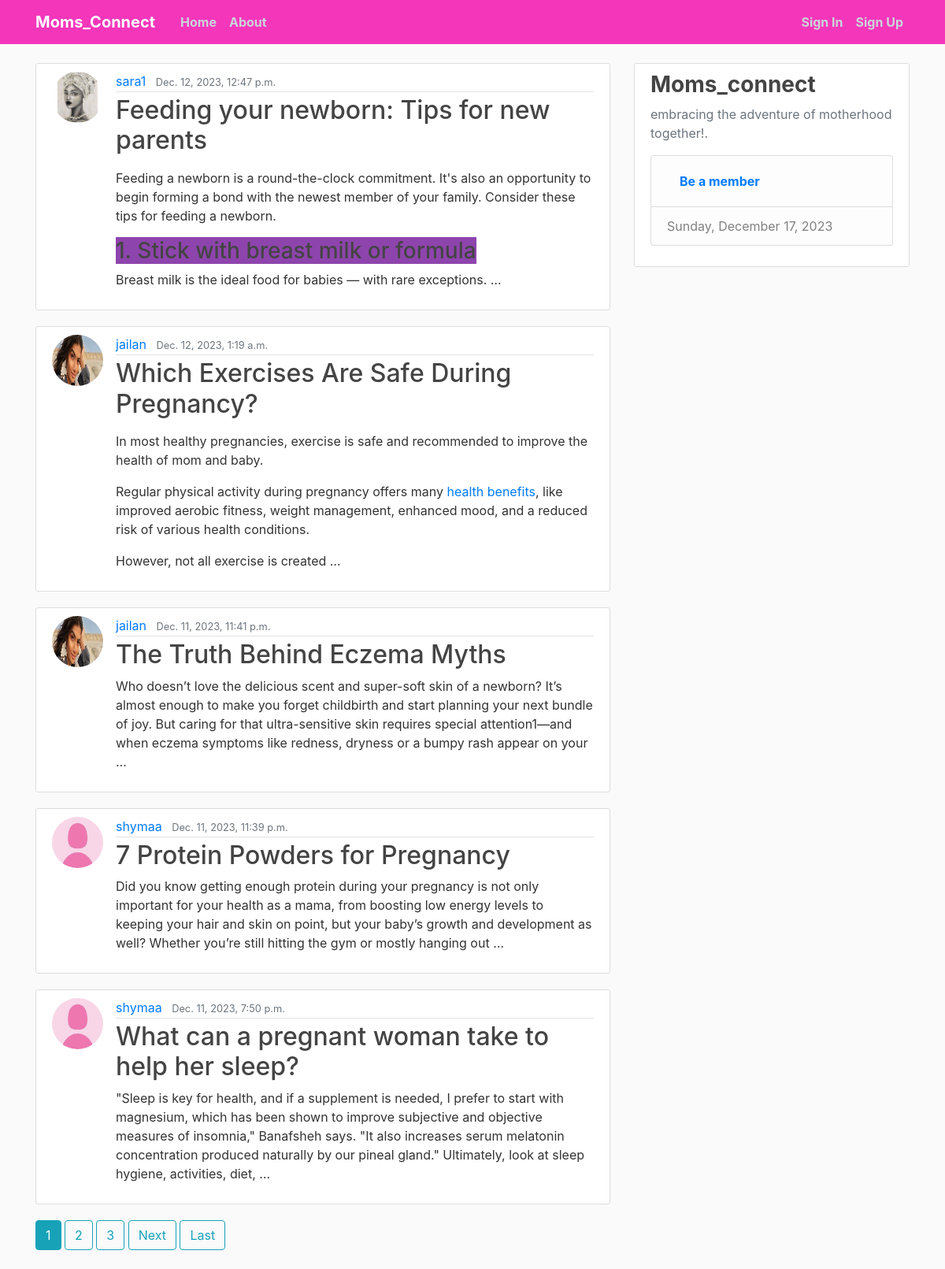
The page / on the database its author committed.
### blog/models.py (models this page shows, shortened)
class Post(models.Model):
    title = models.CharField(max_length=200)
    content = RichTextField(blank=True, null=True)
    date_posted = models.DateTimeField(default=timezone.now)
    author = models.ForeignKey(User, on_delete=models.CASCADE)

### users/models.py (models this page shows, shortened)
class Profile(models.Model):
    user = models.OneToOneField(User, on_delete=models.CASCADE)
    Bio = models.CharField(max_length=1000, blank=True)
    image = models.ImageField(default='default.jpg', upload_to='profile_photos')

### blog/views.py (the view)
# urls.py: path('', PostListView.as_view(), name='blog-home'),
class PostListView(ListView):
    model = Post
    template_name = 'blog/home.html'
    context_object_name = 'posts'
    ordering = ['-date_posted']
    paginate_by = 5

### templates/blog/home.html (shortened to what this page needs)
{% extends "base.html" %}
{% block content %}
    {% for post in posts %}
    <article class="media content-section">
      <img class="rounded-circle article-img" src="{{ post.author.profile.image.url }}">
        <div class="media-body">
          <div class="article-metadata">
            <a class="mr-2" href="{% url 'blog-user-posts' post.author.username %}">{{ post.author }}</a>
            <small class="text-muted">{{ post.date_posted }}</small>
          </div>
          <h2><a class="article-title" href="{% url 'blog-post-detail' post.id %}">{{ post.title }}</a></h2>
          <p class="article-content">{{ post.content|truncatewords:50|safe }}</p>
        </div>
    </article>
    {% endfor %}
    {% if is_paginated %}
    {% for num in page_obj.paginator.page_range %}
        {% if page_obj.number == num %}
          <a class="btn btn-info mb-4" href="?page={{ num }}">{{ num }}</a>
        {% elif num > page_obj.number|add:'-3' and num < page_obj.number|add:'3' %}
          <a class="btn btn-outline-info mb-4" href="?page={{ num }}">{{ num }}</a>
        {% endif %}
      {% endfor %}
      {% if page_obj.has_next %}
        <a class="btn btn-outline-info mb-4" href="?page={{ page_obj.next_page_number }}">Next</a>
        <a class="btn btn-outline-info mb-4" href="?page={{ page_obj.paginator.num_pages }}">Last</a>
      {% endif %}
    {% endif %}
{% endblock content %}

### Mommyblog/static/css/main.css (style rules this page uses)
body { background: #fafafa; color: #333333; margin-top: 5rem; }
h1, h2, h3, h4, h5, h6 { color: #444444; }
.content-section { background: #ffffff; padding: 10px 20px; border: 1px solid #dddddd; border-radius: 3px; margin-bottom: 20px; }
.article-title { color: #444444; }
.article-content { white-space: pre-line; }
.article-img { height: 65px; width: 65px; margin-right: 16px; }
.article-metadata { padding-bottom: 1px; margin-bottom: 4px; border-bottom: 1px solid #e3e3e3 }

### templates/base.html (style rules this page uses)
body { background-image: url("https://img.pikbest.com/backgrounds/20220119/mother-baby-gynecology-woman-pink_6245648.jpg!sw800"); background-size: cover; background-repeat: no-repeat; background-attachment: fixed; }

### rows shown on the page
Post: author.profile.image (picture), author "sara1", date_posted "Dec. 12, 2023, 12:47 p.m.", title "Feeding your newborn: Tips for new parents", content "Feeding a newborn is a round-the-clock commitment. It's also an opportunity to begin forming a bond with the newest member of your family. Consider these tips for feeding a newborn. 1. Stick with breast milk or formula Breast milk is the ideal food for babies — with rare exceptions. …"
Post: author.profile.image (picture), author "jailan", date_posted "Dec. 12, 2023, 1:19 a.m.", title "Which Exercises Are Safe During Pregnancy?", content "In most healthy pregnancies, exercise is safe and recommended to improve the health of mom and baby. Regular physical activity during pregnancy offers many health benefits , like improved aerobic fitness, weight management, enhanced mood, and a reduced risk of various health conditions. However, not all exercise is created …"
Post: author.profile.image (picture), author "jailan", date_posted "Dec. 11, 2023, 11:41 p.m.", title "The Truth Behind Eczema Myths", content "Who doesn’t love the delicious scent and super-soft skin of a newborn? It’s almost enough to make you forget childbirth and start planning your next bundle of joy. But caring for that ultra-sensitive skin requires special attention1—and when eczema symptoms like redness, dryness or a bumpy rash appear on your …"
Post: author.profile.image (placeholder picture), author "shymaa", date_posted "Dec. 11, 2023, 11:39 p.m.", title "7 Protein Powders for Pregnancy", content "Did you know getting enough protein during your pregnancy is not only important for your health as a mama, from boosting low energy levels to keeping your hair and skin on point, but your baby’s growth and development as well? Whether you’re still hitting the gym or mostly hanging out …"
Post: author.profile.image (placeholder picture), author "shymaa", date_posted "Dec. 11, 2023, 7:50 p.m.", title "What can a pregnant woman take to help her sleep?", content "\"Sleep is key for health, and if a supplement is needed, I prefer to start with magnesium, which has been shown to improve subjective and objective measures of insomnia,\" Banafsheh says. \"It also increases serum melatonin concentration produced naturally by our pineal gland.\" Ultimately, look at sleep hygiene, activities, diet, …"

### other values the page prints
{{ num }} "1"
{{ num }} "2" "3"
